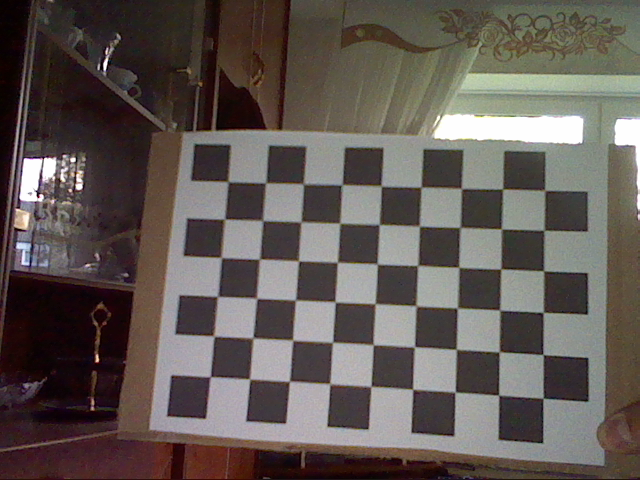
#> input picture STEREOMATCHING/images_left/image1.png, 640 x 480 px; its folder holds only this picture in this run
$ python 3_epipolar_lines.py   (older library calls are emulated)
#> lines starting #> are read from the running program, lines starting #| are printed output that depends on the picture; after the words box and inside, x2 and y2 are one past the last pixel; in counts of white or black regions, pixels touching at a corner belong together
import numpy as np
import cv2
import glob
import os

#example image
folder_l = 'images_left'
folder_r = 'images_right'
images = [os.path.basename(x) for x in glob.glob('./'+str(folder_l)+'/*.png')]
img_l = cv2.imread('./'+str(folder_l)+'/'+str(images[0]))
#> img_l is the input picture: shape (480, 640, 3); mean B, G, R 84.5, 88.9, 97.2
img_r = cv2.imread('./'+str(folder_r)+'/'+str(images[0]))
h,  w = img_l.shape[:2]
#> h = 480; w = 640

img_l = cv2.cvtColor(img_l,cv2.COLOR_BGR2GRAY)
#> img_l: shape (480, 640)
img_r = cv2.cvtColor(img_r,cv2.COLOR_BGR2GRAY)

imgpoints_l = np.load('./'+str(folder_l)+'/imgpoints.npy')
#> (reads STEREOMATCHING/images_left/imgpoints.npy from the repository)
imgpoints_r = np.load('./'+str(folder_r)+'/imgpoints.npy')
filenames_l = np.load('./'+str(folder_l)+'/filenames.npy')
#> (reads STEREOMATCHING/images_left/filenames.npy from the repository)
filenames_r = np.load('./'+str(folder_r)+'/filenames.npy')

n_corners = (9,6)
objp = np.zeros((n_corners[0]*n_corners[1],3), np.float32)
objp[:,:2] = np.mgrid[0:n_corners[0],0:n_corners[1]].T.reshape(-1,2)
objpoints = [objp]*len(filenames_l)

#calibrate
#ret = average mean square error in pixel
#mtx = camera matrix
#dist = distorsion
#rvecs/tvecs = rotation/translation vectors
ret, mtx_l, dist_l, rvecs, tvecs = cv2.calibrateCamera(objpoints, imgpoints_l, (w,h),(w,h),None)
#> ret = 0.588
ret, mtx_r, dist_r, rvecs, tvecs = cv2.calibrateCamera(objpoints, imgpoints_r, (w,h),(w,h),None)

# [5 lines of commented-out code are left out]
ret, mtx_l, dist_l, mtx_r, dist_r, R, T, E, F = cv2.stereoCalibrate(objpoints, imgpoints_l, imgpoints_r, mtx_l, dist_l,mtx_r, dist_r, (w,h))
#> T = [-7.69e-12, -1.19e-12, 6.01e-12]

# [8 lines of commented-out code are left out]
R_l, R_r, P_l, P_r, Q, roi_l, roi_r = cv2.stereoRectify(mtx_l, dist_l, mtx_r, dist_r, (w,h), R, T)
#> roi_l = (72, 23, 568, 457); roi_r = (72, 23, 568, 457)

# [11 lines of commented-out code are left out]
'''
cv2.imshow( 'original image', cv2.cvtColor(img_l,cv2.COLOR_BGR2RGB)) #display image
cv2.moveWindow('original image', 50, 50) #window position
cv2.imshow( 'undistorted image', cv2.cvtColor(dst_l,cv2.COLOR_BGR2RGB)) #display image
cv2.moveWindow('undistorted image', 550, 50) #window position
cv2.imshow( 'original image', cv2.cvtColor(img_r,cv2.COLOR_BGR2RGB)) #display image
cv2.moveWindow('original image', 50, 50) #window position
cv2.imshow( 'undistorted image', cv2.cvtColor(dst_r,cv2.COLOR_BGR2RGB)) #display image
cv2.moveWindow('undistorted image', 550, 50) #window position
'''

'''
# find flann features
sift = cv2.SIFT_create()
# find the keypoints and descriptors with SIFT
kp_l, des_l = sift.detectAndCompute(img_l,None)
kp_r, des_r = sift.detectAndCompute(img_r,None)
# FLANN parameters
FLANN_INDEX_KDTREE = 1
index_params = dict(algorithm = FLANN_INDEX_KDTREE, trees = 5)
search_params = dict(checks=50)
flann = cv2.FlannBasedMatcher(index_params,search_params)
matches = flann.knnMatch(des_l,des_r,k=2)
pts_l = []
pts_r = []
# ratio test as per Lowe's paper
for i,(m,n) in enumerate(matches):
    if m.distance < 0.8*n.distance:
        pts_r.append(kp_r[m.trainIdx].pt)
        pts_l.append(kp_l[m.queryIdx].pt)

# remove outer points
pts_l = np.int32(pts_l)
pts_r = np.int32(pts_r)
F, mask = cv2.findFundamentalMat(pts_l,pts_r,cv2.FM_LMEDS)
# We select only inlier points
pts_l = pts_l[mask.ravel()==1]
pts_r = pts_r[mask.ravel()==1]
'''
pts_l = np.round(imgpoints_l[0]).astype(int)
pts_r = np.round(imgpoints_r[0]).astype(int)
pts_l = np.reshape(pts_l,[pts_l.shape[0],pts_l.shape[2]])
pts_r = np.reshape(pts_r,[pts_r.shape[0],pts_r.shape[2]])

print(pts_l.shape)
# function for drawing epipolar lines
def drawlines(img_l,img_r,lines,pts_l,pts_r):
    ''' img_l - image on which we draw the epilines for the points in img_r
        lines - corresponding epilines '''
    r,c = img_l.shape[0:2]
    img_l = cv2.cvtColor(img_l,cv2.COLOR_GRAY2BGR)
    img_r = cv2.cvtColor(img_r,cv2.COLOR_GRAY2BGR)
    for r,pt1,pt2 in zip(lines,pts_l,pts_r):
        color = tuple(np.random.randint(0,255,3).tolist())
        x0,y0 = map(int, [0, -r[2]/r[1] ])
        x1,y1 = map(int, [c, -(r[2]+r[0]*c)/r[1] ])
        img_l = cv2.line(img_l, (x0,y0), (x1,y1), color,1)
        img_l = cv2.circle(img_l,tuple(pt1),5,color,-1)
        img_r = cv2.circle(img_r,tuple(pt2),5,color,-1)
    return img_l,img_r

# find epipolar lines corresponding to points in right image (second image) and
# drawing its lines on left image
lines_r = cv2.computeCorrespondEpilines(pts_r.reshape(-1,1,2), 2,F)
lines_r = lines_r.reshape(-1,3)
img_epi_l,img_dot_r = drawlines(img_l,img_r,lines_r,pts_l,pts_r)
#> after the loop in drawlines, `for r,pt1,pt2 in zip(lines,pts_l,pts_r):`:
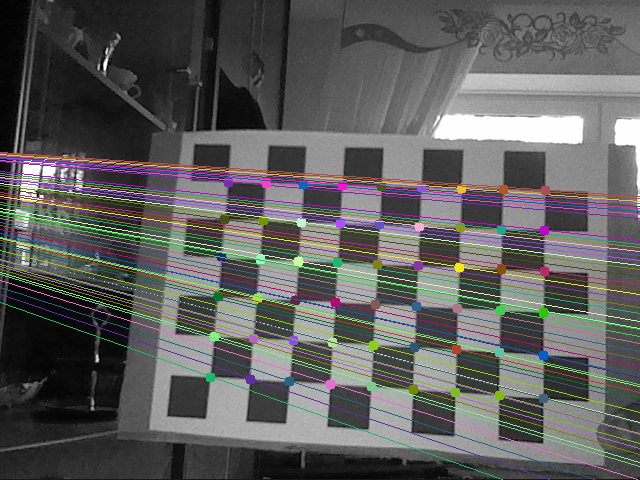
#> img_l: shape (480, 640, 3); mean B, G, R 92.8, 93.9, 94.1
#> after the loop in drawlines, `for r,pt1,pt2 in zip(lines,pts_l,pts_r):`:
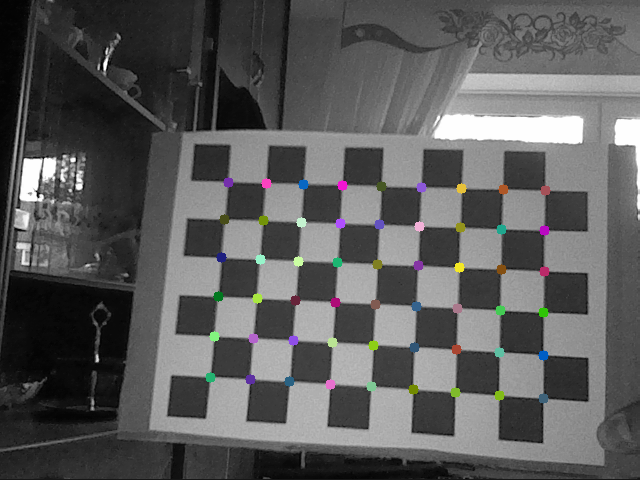
#> img_r: shape (480, 640, 3); mean B, G, R 90.9, 91, 91.1
# find epipolar lines corresponding to points in left image (first image) and
# drawing its lines on right image
lines_l = cv2.computeCorrespondEpilines(pts_l.reshape(-1,1,2), 1,F)
lines_l = lines_l.reshape(-1,3)
img_epi_r,img_dot_l = drawlines(img_r,img_l,lines_l,pts_r,pts_l)
#> the loop in drawlines (call 2), `for r,pt1,pt2 in zip(lines,pts_l,pts_r):` made 54 passes
#> (y0, y1) on passes 1 to 12: (161, 218), (160, 214), (158, 211), (157, 208), (156, 206), (155, 203), (154, 201), (153, 198), (152, 196), (188, 276), (185, 269), (183, 265)
#> pass 1, in drawlines (call 2), `img_l = cv2.line(img_l, (x0,y0), (x1,y1), color,1)`:
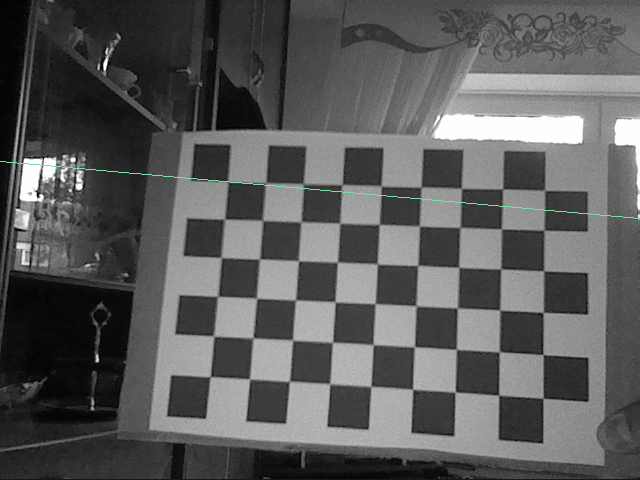
#> img_l: shape (480, 640, 3); mean B, G, R 91, 91.1, 90.9
#> pass 2, in drawlines (call 2), `img_l = cv2.line(img_l, (x0,y0), (x1,y1), color,1)`:
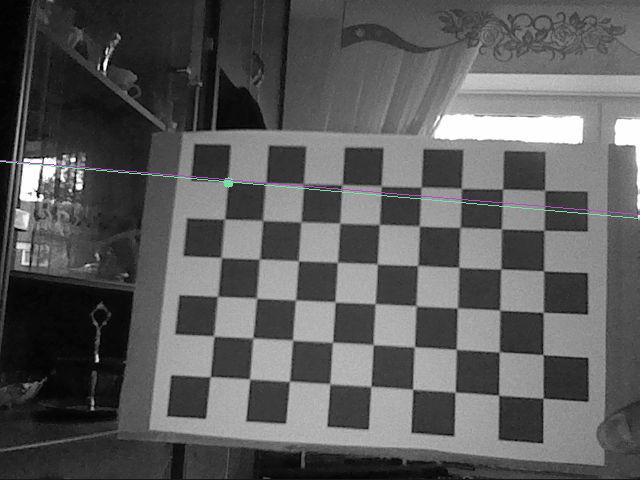
#> img_l: shape (480, 640, 3); mean B, G, R 91.2, 91.1, 91.1
#> after the loop in drawlines (call 2), `for r,pt1,pt2 in zip(lines,pts_l,pts_r):`:
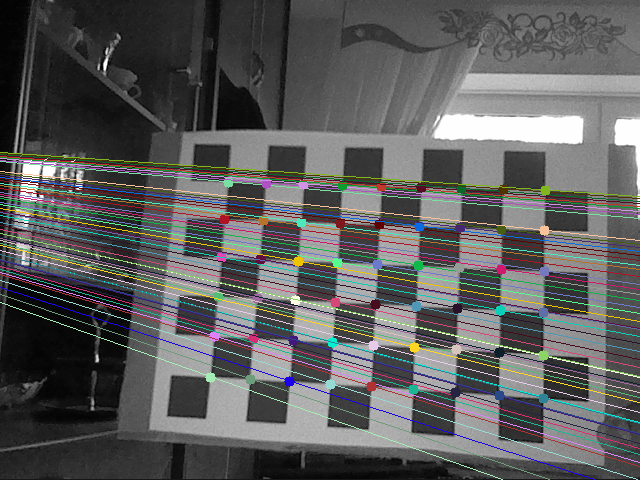
#> img_l: shape (480, 640, 3); 11.39% of pixels changed, all inside (x1, y1, x2, y2) = (0, 152, 640, 480)
#> after the loop in drawlines (call 2), `for r,pt1,pt2 in zip(lines,pts_l,pts_r):`:
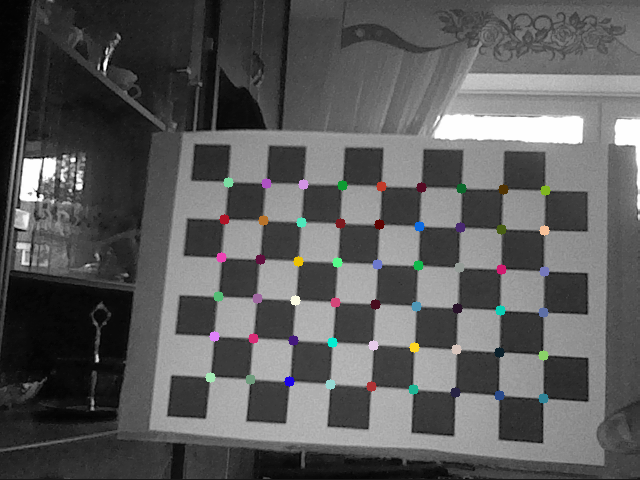
#> img_r: shape (480, 640, 3); mean B, G, R 91, 91, 91

cv2.imshow( 'epipolar lines left', cv2.cvtColor(img_epi_l,cv2.COLOR_BGR2RGB)) #display image
cv2.moveWindow('epipolar lines left', 50, 50) #window position
cv2.imshow( 'epipolar lines right', cv2.cvtColor(img_epi_r,cv2.COLOR_BGR2RGB)) #display image
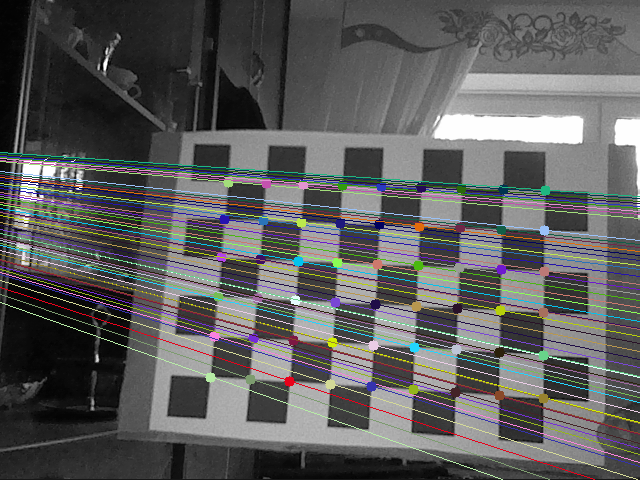
#> window 'epipolar lines right': shape (480, 640, 3); mean B, G, R 92.8, 92.9, 92.9
cv2.moveWindow('epipolar lines right', 550, 50) #window position

key = cv2.waitKey(0)
#> (key Esc is pressed here)
cv2.destroyAllWindows()
